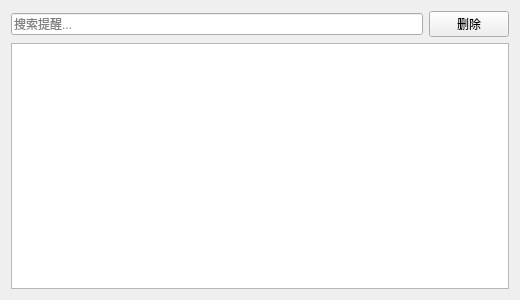
<?xml version="1.0" encoding="UTF-8"?>
<ui version="4.0">
 <class>CompletedReminderList</class>
 <widget class="QWidget" name="CompletedReminderList">
  <property name="geometry">
    <rect>
     <x>0</x>
     <y>0</y>
     <width>520</width>
     <height>300</height>
    </rect>
   </property>
  <property name="sizePolicy">
   <sizepolicy hsizetype="Expanding" vsizetype="Expanding">
    <horstretch>0</horstretch>
    <verstretch>0</verstretch>
   </sizepolicy>
  </property>
  <property name="windowTitle">
   <string>提醒列表</string>
  </property>
  <layout class="QVBoxLayout" name="verticalLayout">
   <item>
    <layout class="QHBoxLayout" name="horizontalLayout">
     <item>
      <widget class="QLineEdit" name="searchEdit">
       <property name="placeholderText">
        <string>搜索提醒...</string>
       </property>
      </widget>
     </item>
     <item>
      <widget class="QPushButton" name="deleteButton">
       <property name="text">
        <string>删除</string>
       </property>
      </widget>
     </item>
    </layout>
   </item>
   <item>
    <widget class="QTableView" name="tableView">
     <property name="selectionMode">
      <enum>QAbstractItemView::SelectionMode::ExtendedSelection</enum>
     </property>
     <property name="selectionBehavior">
      <enum>QAbstractItemView::SelectionBehavior::SelectRows</enum>
     </property>
     <property name="showGrid">
      <bool>true</bool>
     </property>
    </widget>
   </item>
  </layout>
 </widget>
 <resources/>
 <connections/>
</ui>
